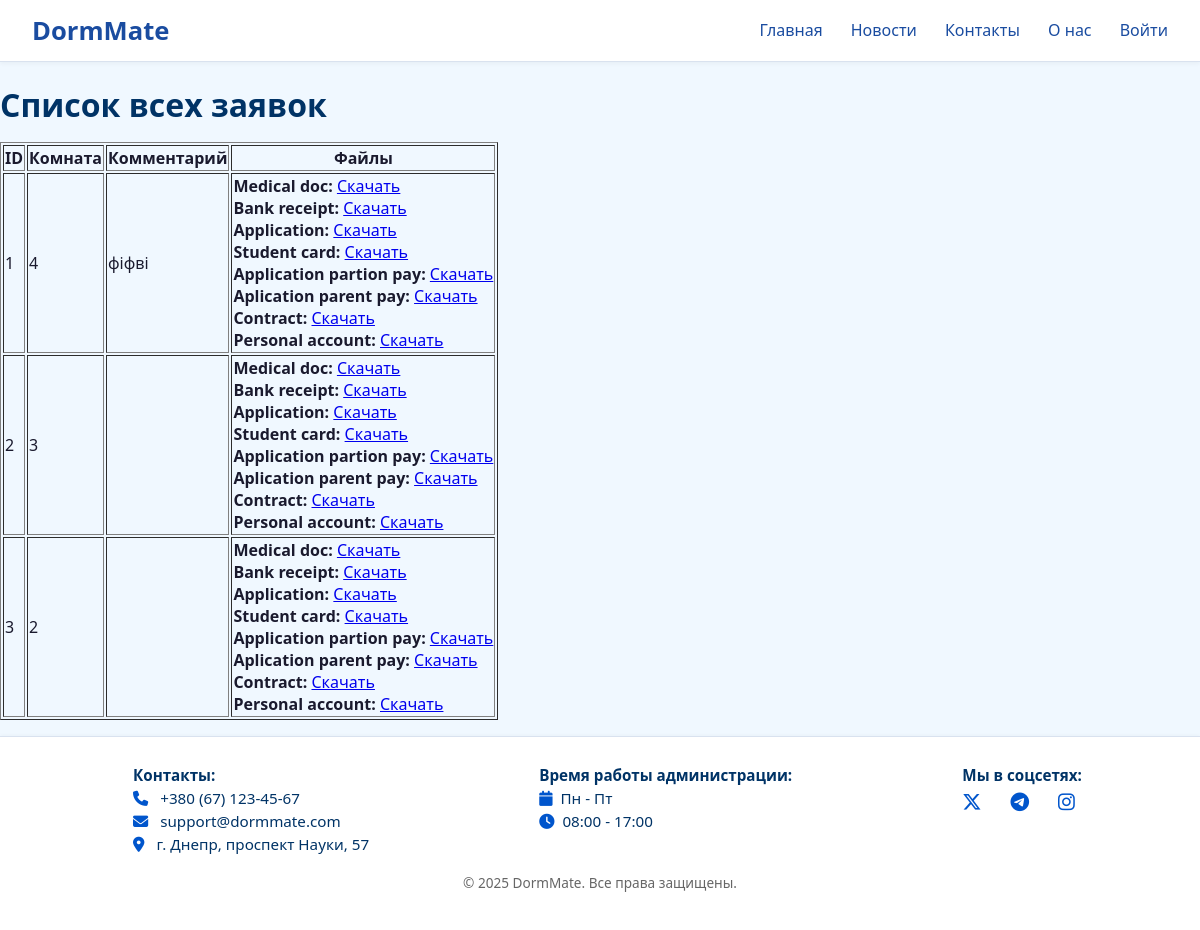
Before: /rooms/applications/ with the older database file.
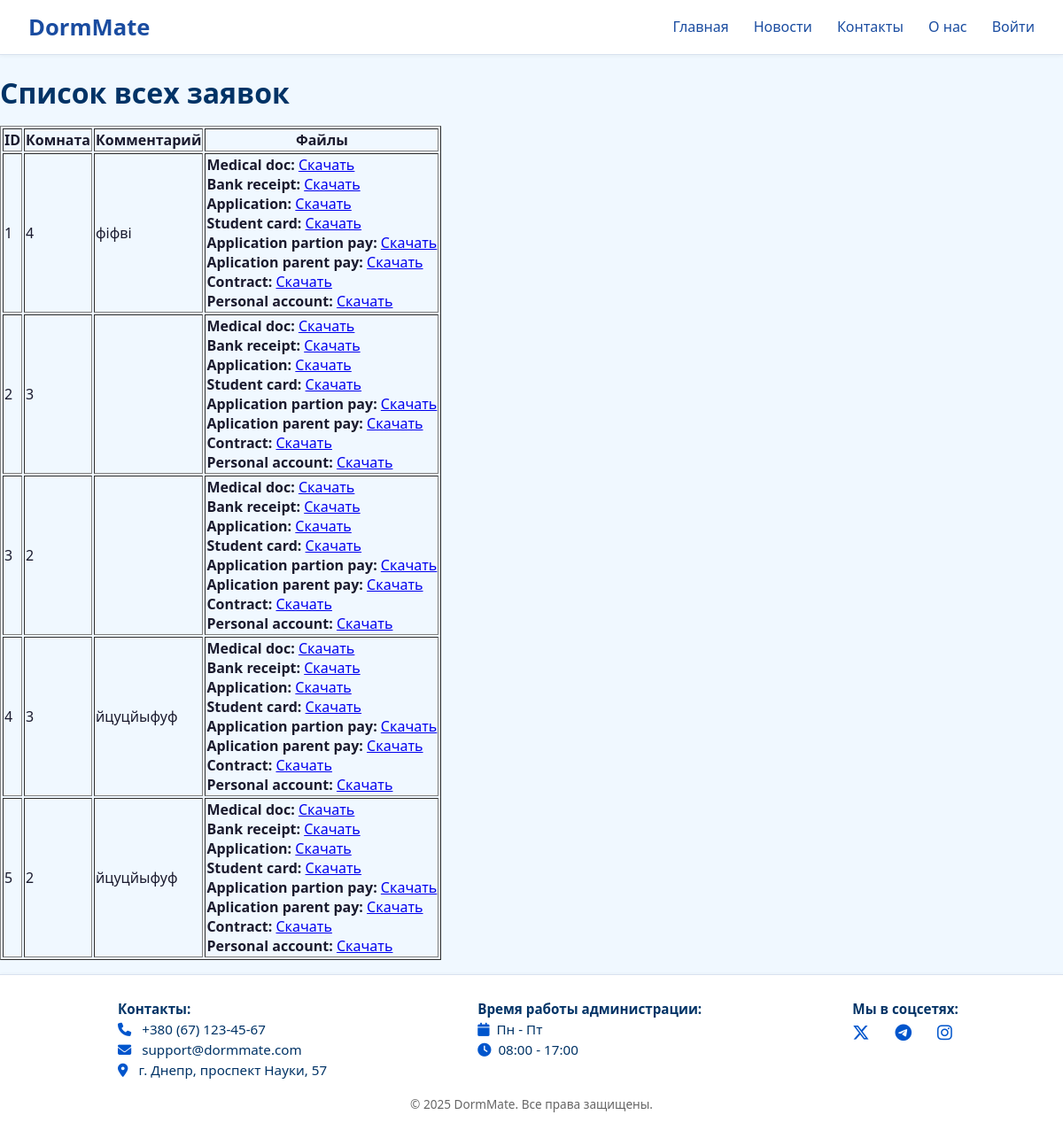
After: the same page with the newer database file.
### rooms/models.py (models this page shows, shortened)
class Application(models.Model):
    user = models.ForeignKey(settings.AUTH_USER_MODEL, on_delete=models.CASCADE)
    room_number = models.IntegerField()
    medical_doc = models.FileField(upload_to='applications/')
    bank_receipt = models.FileField(upload_to='applications/')
    application = models.FileField(upload_to='applications/')
    student_card = models.FileField(upload_to='applications/')
    application_partion_pay = models.FileField(upload_to='applications/')
    aplication_parent_pay = models.FileField(upload_to='applications/')
    contract = models.FileField(upload_to='applications/')
    personal_account = models.FileField(upload_to='applications/')
    comment = models.TextField(blank=True)
    status = models.CharField(max_length=20, default='pending', choices=[
        ('pending', 'Ожидает рассмотрения'),
        ('approved', 'Принята'),
        ('rejected', 'Отклонена'),
    ])
    created_at = models.DateTimeField(auto_now_add=True, blank=True)

### rooms/views.py (the view)
# urls.py: path("rooms/applications/", views.aplication_list_view, name="applications"),
def aplication_list_view(request):
    applications = Application.objects.all()
    file_fields = [
        field.name for field in Application._meta.get_fields()
        if isinstance(field, FileField)
    ]
    apps_with_files = []
    for app in applications:
        files = []
        for field in file_fields:
            file = getattr(app, field)
            if file:
                files.append({
                    'label': field.replace('_', ' ').capitalize(),
                    'url': file.url
                })
        apps_with_files.append({
            'id': app.id,
            'room_number': app.room_number,
            'comment': app.comment,
            'files': files,
        })
    return render(request, 'applications.html', {
        'applications': apps_with_files,
    })

### rooms/templates/applications.html (shortened to what this page needs)
{% extends "base.html" %}
{% load static%}
{% block content %}
<h1>Список всех заявок</h1>
<table border="1">
    <tr>
        <th>ID</th>
        <th>Комната</th>
        <th>Комментарий</th>
        <th>Файлы</th>
    </tr>
    {% for application in applications %}
    <tr>
        <td>{{ application.id }}</td>
        <td>{{ application.room_number }}</td>
        <td>{{ application.comment }}</td>
        <td>
            {% for file in application.files %}
                <strong>{{ file.label }}:</strong>
                <a href="{{ file.url }}" download>Скачать</a><br>
            {% endfor %}
        </td>
    </tr>
    {% endfor %}
</table>
{% endblock content %}

Changed rows visible on the page:
added Application: comment "йцуцйыфуф"
added Application: comment "йцуцйыфуф"
Other visible differences:
new list line: "4 3 Medical doc : Скачать Bank receipt : Скачать Application : Скачать Student card : Скачать Application partion pay : Скачать Aplication parent pay : Скачать Contract : Скачать Personal account : Скачать"
new list line: "5 2 Medical doc : Скачать Bank receipt : Скачать Application : Скачать Student card : Скачать Application partion pay : Скачать Aplication parent pay : Скачать Contract : Скачать Personal account : Скачать"
